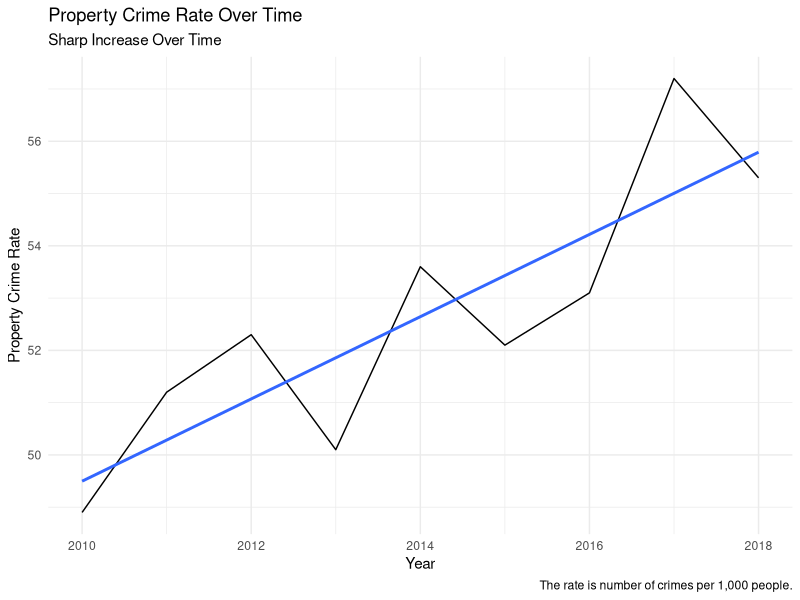

Here is the R script that generated this plot: (Note: this script raises an error after producing the figure.)

library(fs)
library(readxl)
library(tidyverse)

custom <- read_xlsx(path = "cleaned-data/Crime Rate + Pop.xlsx")

propplot <- ggplot(custom, aes(x = Year, y = PropertyCrimeRt)) +
  geom_line() +
  labs(title = "Property Crime Rate Over Time",
       subtitle = "Sharp Increase Over Time",
       caption = "The rate is number of crimes per 1,000 people.") +
  ylab("Property Crime Rate") +
  theme_minimal() +
  geom_smooth(method = "lm", se = FALSE)

ggsave(filename = "propplot.png", plot = propplot, device = png())

file_copy(
  path = "propplot.png",
  new_path = "pdx-probs/propplot.png",
  overwrite = TRUE
)

persplot <- ggplot(custom, aes(x = Year, y = PersonCrmRt)) +
  geom_line() +
  labs(title = "Person Crime Rate Over Time",
       subtitle = "Slight Increase Over Time",
       caption = "The rate is number of crimes per 1,000 people.") +
  ylab("Person Crime Rate") +
  theme_minimal() +
  geom_smooth(method = "lm", se = FALSE)

ggsave(filename = "persplot.png", plot = persplot, device = png())

file_copy(
  path = "persplot.png",
  new_path = "pdx-probs/persplot.png",
  overwrite = TRUE
)

future <- tibble(Year = c(2019, 2020, 2021, 2022, 2023))

model <- lm(PropertyCrimeRt ~ Year, data = custom)

predict(model, newdata = future)

rows <- tibble(PropertyCrimeRt = predict(model, newdata = future),
               Year = c(2019, 2020, 2021, 2022, 2023))

proponly <- custom %>%
  select(PropertyCrimeRt, Year)

proppred <- proponly %>% bind_rows(rows)

proppredplot <- ggplot(proppred, aes(x = Year, y = PropertyCrimeRt)) +
  geom_line() +
  labs(title = "Predicted Property Crime Rate Over Time",
       subtitle = "2019 through 2023 Predicted",
       caption = "The rate is number of crimes per 1,000 people.
       Vertical line denotes start of predicted data.") +
  ylab("Property Crime Rate") +
  theme_minimal() +
  geom_vline(xintercept = 2019, color = "blue")

ggsave(filename = "proppredplot.png", plot = proppredplot, device = png())

file_copy(
  path = "proppredplot.png",
  new_path = "pdx-probs/proppredplot.png",
  overwrite = TRUE
)
